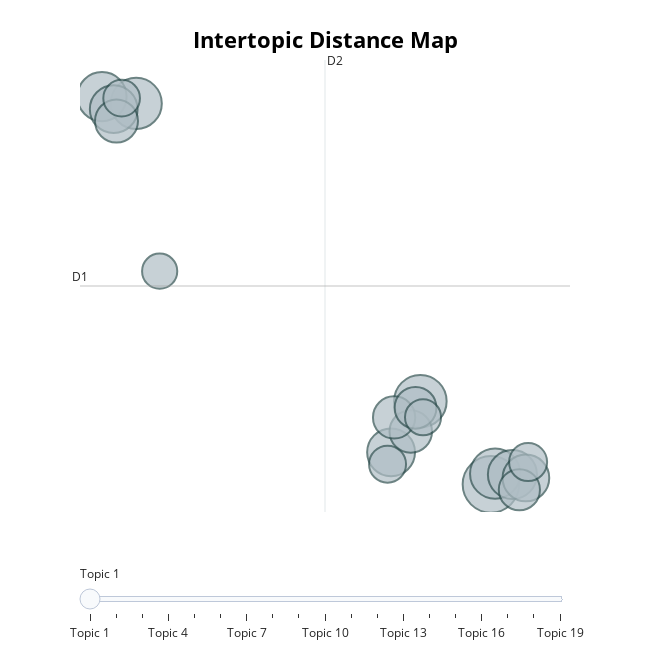

Notebook source saved alongside this figure:
### Code cell
model.visualize_topics()

### Figure 1 — Plotly figure (JSON) as saved in the notebook; plotly's stock layout.template omitted (floating-point values rounded to 4 significant figures)
{"data": [{"customdata": [[1, "touch | rift | cosmos | controllers | xbox", 2264], [2, "index | controllers | support | controller | game", 1955], [3, "must | headset | recommend | get | essential", 1855], [4, "x90 | quest | desktop | virtual | link", 1781], [5, "10 | headset | recommend | highly | vr", 1710], [6, "htc | ok | sounded | played | worked", 1701], [7, "controls | intuitive | control | simple | tutorial", 1620], [8, "worth | free | rift | price | buying", 1613], [9, "gtx | ram | i7 | rift | 1060", 1541], [10, "headset | game | buy | got | games", 1308], [11, "valve | index | controllers | knuckles | game", 1278], [12, "controls | clunky | game | bad | terrible", 1263], [13, "questions | responsive | discord | devs | dev", 1237], [14, "best | far | favorite | games | multiplayer", 1200], [15, "h1experienced | be | review | h1you | gameplay", 1024], [16, "cockpit | flying | aircraft | sim | controls", 967], [17, "url | steamcommunity | com | curator | group", 951], [18, "steamvr | steam | bindings | controller | sdk", 920], [19, "locomotion | direction | controller | turn | turning", 876]], "hovertemplate": "<b>Topic %{customdata[0]}</b><br>Words: %{customdata[1]}<br>Size: %{customdata[2]}", "legendgroup": "", "marker": {"color": "#B0BEC5", "line": {"color": "DarkSlateGrey", "width": 2}, "size": [2264, 1955, 1855, 1781, 1710, 1701, 1620, 1613, 1541, 1308, 1278, 1263, 1237, 1200, 1024, 967, 951, 920, 876], "sizemode": "area", "sizeref": 1.415, "symbol": "circle"}, "mode": "markers", "name": "", "orientation": "v", "showlegend": false, "type": "scatter", "x": [9.338, 6.617, -4.334, 9.5, -5.652, 10.17, 5.489, -5.201, 10.69, -5.094, 6.248, 5.606, 6.431, 10.43, 10.77, 5.353, -4.896, 6.721, -3.43], "xaxis": "x", "y": [-4.468, -1.874, 7.419, -4.134, 7.63, -4.162, -3.469, 7.24, -4.269, 6.871, -2.818, -2.381, -2.079, -4.636, -3.774, -3.838, 7.583, -2.373, 2.184], "yaxis": "y"}], "layout": {"annotations": [{"showarrow": false, "text": "D1", "x": -6.5, "y": 1.722, "yshift": 10}, {"showarrow": false, "text": "D2", "x": 2.942, "xshift": 10, "y": 8.775}], "height": 650, "hoverlabel": {"bgcolor": "white", "font": {"family": "Rockwell", "size": 16}}, "legend": {"itemsizing": "constant", "tracegroupgap": 0}, "margin": {"t": 60}, "shapes": [{"line": {"color": "#CFD8DC", "width": 2}, "type": "line", "x0": 2.942, "x1": 2.942, "y0": -5.331, "y1": 8.775}, {"line": {"color": "#9E9E9E", "width": 2}, "type": "line", "x0": -6.5, "x1": 12.38, "y0": 1.722, "y1": 1.722}], "sliders": [{"active": 0, "pad": {"t": 50}, "steps": [{"args": [{"marker.color": [["red", "#B0BEC5", "#B0BEC5", "#B0BEC5", "#B0BEC5", "#B0BEC5", "#B0BEC5", "#B0BEC5", "#B0BEC5", "#B0BEC5", "#B0BEC5", "#B0BEC5", "#B0BEC5", "#B0BEC5", "#B0BEC5", "#B0BEC5", "#B0BEC5", "#B0BEC5", "#B0BEC5"]]}], "label": "Topic 1", "method": "update"}, {"args": [{"marker.color": [["#B0BEC5", "red", "#B0BEC5", "#B0BEC5", "#B0BEC5", "#B0BEC5", "#B0BEC5", "#B0BEC5", "#B0BEC5", "#B0BEC5", "#B0BEC5", "#B0BEC5", "#B0BEC5", "#B0BEC5", "#B0BEC5", "#B0BEC5", "#B0BEC5", "#B0BEC5", "#B0BEC5"]]}], "label": "Topic 2", "method": "update"}, {"args": [{"marker.color": [["#B0BEC5", "#B0BEC5", "red", "#B0BEC5", "#B0BEC5", "#B0BEC5", "#B0BEC5", "#B0BEC5", "#B0BEC5", "#B0BEC5", "#B0BEC5", "#B0BEC5", "#B0BEC5", "#B0BEC5", "#B0BEC5", "#B0BEC5", "#B0BEC5", "#B0BEC5", "#B0BEC5"]]}], "label": "Topic 3", "method": "update"}, {"args": [{"marker.color": [["#B0BEC5", "#B0BEC5", "#B0BEC5", "red", "#B0BEC5", "#B0BEC5", "#B0BEC5", "#B0BEC5", "#B0BEC5", "#B0BEC5", "#B0BEC5", "#B0BEC5", "#B0BEC5", "#B0BEC5", "#B0BEC5", "#B0BEC5", "#B0BEC5", "#B0BEC5", "#B0BEC5"]]}], "label": "Topic 4", "method": "update"}, {"args": [{"marker.color": [["#B0BEC5", "#B0BEC5", "#B0BEC5", "#B0BEC5", "red", "#B0BEC5", "#B0BEC5", "#B0BEC5", "#B0BEC5", "#B0BEC5", "#B0BEC5", "#B0BEC5", "#B0BEC5", "#B0BEC5", "#B0BEC5", "#B0BEC5", "#B0BEC5", "#B0BEC5", "#B0BEC5"]]}], "label": "Topic 5", "method": "update"}, {"args": [{"marker.color": [["#B0BEC5", "#B0BEC5", "#B0BEC5", "#B0BEC5", "#B0BEC5", "red", "#B0BEC5", "#B0BEC5", "#B0BEC5", "#B0BEC5", "#B0BEC5", "#B0BEC5", "#B0BEC5", "#B0BEC5", "#B0BEC5", "#B0BEC5", "#B0BEC5", "#B0BEC5", "#B0BEC5"]]}], "label": "Topic 6", "method": "update"}, {"args": [{"marker.color": [["#B0BEC5", "#B0BEC5", "#B0BEC5", "#B0BEC5", "#B0BEC5", "#B0BEC5", "red", "#B0BEC5", "#B0BEC5", "#B0BEC5", "#B0BEC5", "#B0BEC5", "#B0BEC5", "#B0BEC5", "#B0BEC5", "#B0BEC5", "#B0BEC5", "#B0BEC5", "#B0BEC5"]]}], "label": "Topic 7", "method": "update"}, {"args": [{"marker.color": [["#B0BEC5", "#B0BEC5", "#B0BEC5", "#B0BEC5", "#B0BEC5", "#B0BEC5", "#B0BEC5", "red", "#B0BEC5", "#B0BEC5", "#B0BEC5", "#B0BEC5", "#B0BEC5", "#B0BEC5", "#B0BEC5", "#B0BEC5", "#B0BEC5", "#B0BEC5", "#B0BEC5"]]}], "label": "Topic 8", "method": "update"}, {"args": [{"marker.color": [["#B0BEC5", "#B0BEC5", "#B0BEC5", "#B0BEC5", "#B0BEC5", "#B0BEC5", "#B0BEC5", "#B0BEC5", "red", "#B0BEC5", "#B0BEC5", "#B0BEC5", "#B0BEC5", "#B0BEC5", "#B0BEC5", "#B0BEC5", "#B0BEC5", "#B0BEC5", "#B0BEC5"]]}], "label": "Topic 9", "method": "update"}, {"args": [{"marker.color": [["#B0BEC5", "#B0BEC5", "#B0BEC5", "#B0BEC5", "#B0BEC5", "#B0BEC5", "#B0BEC5", "#B0BEC5", "#B0BEC5", "red", "#B0BEC5", "#B0BEC5", "#B0BEC5", "#B0BEC5", "#B0BEC5", "#B0BEC5", "#B0BEC5", "#B0BEC5", "#B0BEC5"]]}], "label": "Topic 10", "method": "update"}, {"args": [{"marker.color": [["#B0BEC5", "#B0BEC5", "#B0BEC5", "#B0BEC5", "#B0BEC5", "#B0BEC5", "#B0BEC5", "#B0BEC5", "#B0BEC5", "#B0BEC5", "red", "#B0BEC5", "#B0BEC5", "#B0BEC5", "#B0BEC5", "#B0BEC5", "#B0BEC5", "#B0BEC5", "#B0BEC5"]]}], "label": "Topic 11", "method": "update"}, {"args": [{"marker.color": [["#B0BEC5", "#B0BEC5", "#B0BEC5", "#B0BEC5", "#B0BEC5", "#B0BEC5", "#B0BEC5", "#B0BEC5", "#B0BEC5", "#B0BEC5", "#B0BEC5", "red", "#B0BEC5", "#B0BEC5", "#B0BEC5", "#B0BEC5", "#B0BEC5", "#B0BEC5", "#B0BEC5"]]}], "label": "Topic 12", "method": "update"}, {"args": [{"marker.color": [["#B0BEC5", "#B0BEC5", "#B0BEC5", "#B0BEC5", "#B0BEC5", "#B0BEC5", "#B0BEC5", "#B0BEC5", "#B0BEC5", "#B0BEC5", "#B0BEC5", "#B0BEC5", "red", "#B0BEC5", "#B0BEC5", "#B0BEC5", "#B0BEC5", "#B0BEC5", "#B0BEC5"]]}], "label": "Topic 13", "method": "update"}, {"args": [{"marker.color": [["#B0BEC5", "#B0BEC5", "#B0BEC5", "#B0BEC5", "#B0BEC5", "#B0BEC5", "#B0BEC5", "#B0BEC5", "#B0BEC5", "#B0BEC5", "#B0BEC5", "#B0BEC5", "#B0BEC5", "red", "#B0BEC5", "#B0BEC5", "#B0BEC5", "#B0BEC5", "#B0BEC5"]]}], "label": "Topic 14", "method": "update"}, {"args": [{"marker.color": [["#B0BEC5", "#B0BEC5", "#B0BEC5", "#B0BEC5", "#B0BEC5", "#B0BEC5", "#B0BEC5", "#B0BEC5", "#B0BEC5", "#B0BEC5", "#B0BEC5", "#B0BEC5", "#B0BEC5", "#B0BEC5", "red", "#B0BEC5", "#B0BEC5", "#B0BEC5", "#B0BEC5"]]}], "label": "Topic 15", "method": "update"}, {"args": [{"marker.color": [["#B0BEC5", "#B0BEC5", "#B0BEC5", "#B0BEC5", "#B0BEC5", "#B0BEC5", "#B0BEC5", "#B0BEC5", "#B0BEC5", "#B0BEC5", "#B0BEC5", "#B0BEC5", "#B0BEC5", "#B0BEC5", "#B0BEC5", "red", "#B0BEC5", "#B0BEC5", "#B0BEC5"]]}], "label": "Topic 16", "method": "update"}, {"args": [{"marker.color": [["#B0BEC5", "#B0BEC5", "#B0BEC5", "#B0BEC5", "#B0BEC5", "#B0BEC5", "#B0BEC5", "#B0BEC5", "#B0BEC5", "#B0BEC5", "#B0BEC5", "#B0BEC5", "#B0BEC5", "#B0BEC5", "#B0BEC5", "#B0BEC5", "red", "#B0BEC5", "#B0BEC5"]]}], "label": "Topic 17", "method": "update"}, {"args": [{"marker.color": [["#B0BEC5", "#B0BEC5", "#B0BEC5", "#B0BEC5", "#B0BEC5", "#B0BEC5", "#B0BEC5", "#B0BEC5", "#B0BEC5", "#B0BEC5", "#B0BEC5", "#B0BEC5", "#B0BEC5", "#B0BEC5", "#B0BEC5", "#B0BEC5", "#B0BEC5", "red", "#B0BEC5"]]}], "label": "Topic 18", "method": "update"}, {"args": [{"marker.color": [["#B0BEC5", "#B0BEC5", "#B0BEC5", "#B0BEC5", "#B0BEC5", "#B0BEC5", "#B0BEC5", "#B0BEC5", "#B0BEC5", "#B0BEC5", "#B0BEC5", "#B0BEC5", "#B0BEC5", "#B0BEC5", "#B0BEC5", "#B0BEC5", "#B0BEC5", "#B0BEC5", "red"]]}], "label": "Topic 19", "method": "update"}]}], "title": {"font": {"color": "Black", "size": 22}, "text": "<b>Intertopic Distance Map", "x": 0.5, "xanchor": "center", "y": 0.95, "yanchor": "top"}, "width": 650, "xaxis": {"anchor": "y", "domain": [0, 1], "range": [-6.5, 12.38], "title": {"text": ""}, "type": "linear", "visible": false}, "yaxis": {"anchor": "x", "domain": [0, 1], "range": [-5.331, 8.775], "title": {"text": ""}, "type": "linear", "visible": false}}}
